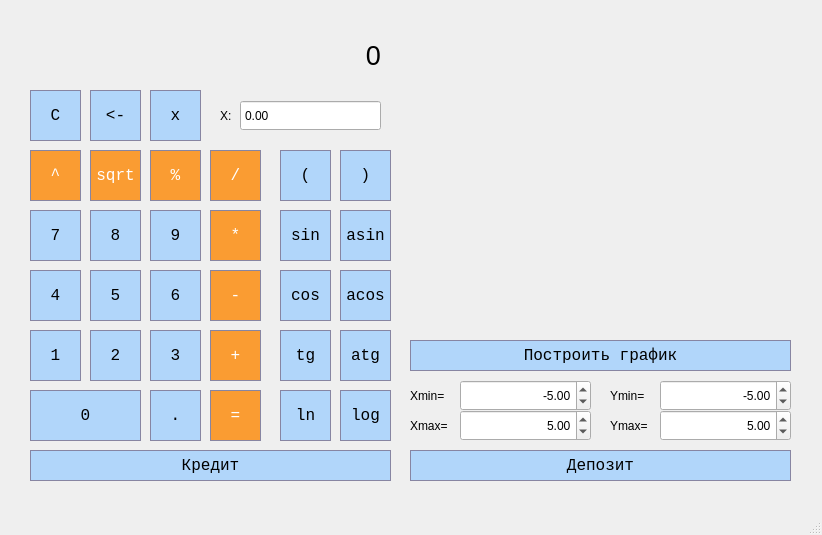
<?xml version="1.0" encoding="UTF-8"?>
<ui version="4.0">
 <class>MainWindow</class>
 <widget class="QMainWindow" name="MainWindow">
  <property name="geometry">
   <rect>
    <x>0</x>
    <y>0</y>
    <width>822</width>
    <height>535</height>
   </rect>
  </property>
  <property name="windowTitle">
   <string>MainWindow</string>
  </property>
  <widget class="QWidget" name="centralwidget">
   <widget class="QLabel" name="label">
    <property name="geometry">
     <rect>
      <x>30</x>
      <y>20</y>
      <width>351</width>
      <height>71</height>
     </rect>
    </property>
    <property name="font">
     <font>
      <pointsize>20</pointsize>
     </font>
    </property>
    <property name="styleSheet">
     <string notr="true"/>
    </property>
    <property name="text">
     <string>0</string>
    </property>
    <property name="alignment">
     <set>Qt::AlignRight|Qt::AlignTrailing|Qt::AlignVCenter</set>
    </property>
   </widget>
   <widget class="QPushButton" name="Button_parenthesis_left">
    <property name="geometry">
     <rect>
      <x>280</x>
      <y>150</y>
      <width>51</width>
      <height>51</height>
     </rect>
    </property>
    <property name="styleSheet">
     <string notr="true">QPushButton {
	border: 1px solid #8785a2;
	background-color:  qlineargradient(x1: 0, y1: 0, x2: 0, y2: 1, stop: 0 #b1d6fa, stop: 1 #b1d6fa);
	font: 16px Courier New;

	color: black;
}

 QPushButton:pressed {
     background-color: qlineargradient(x1: 0, y1: 0, x2: 0, y2: 1, stop: 0 #54a7f7, stop: 1 #54a7f7);
 }</string>
    </property>
    <property name="text">
     <string>(</string>
    </property>
   </widget>
   <widget class="QPushButton" name="Button_parenthesis_right">
    <property name="geometry">
     <rect>
      <x>340</x>
      <y>150</y>
      <width>51</width>
      <height>51</height>
     </rect>
    </property>
    <property name="styleSheet">
     <string notr="true">QPushButton {
	border: 1px solid #8785a2;
	background-color:  qlineargradient(x1: 0, y1: 0, x2: 0, y2: 1, stop: 0 #b1d6fa, stop: 1 #b1d6fa);
	font: 16px Courier New;

	color: black;
}

 QPushButton:pressed {
     background-color: qlineargradient(x1: 0, y1: 0, x2: 0, y2: 1, stop: 0 #54a7f7, stop: 1 #54a7f7);
 }</string>
    </property>
    <property name="text">
     <string>)</string>
    </property>
   </widget>
   <widget class="QPushButton" name="Button_remainder">
    <property name="geometry">
     <rect>
      <x>150</x>
      <y>150</y>
      <width>51</width>
      <height>51</height>
     </rect>
    </property>
    <property name="styleSheet">
     <string notr="true">QPushButton {
	border: 1px solid #8785a2;
	background-color:  qlineargradient(x1: 0, y1: 0, x2: 0, y2: 1, stop: 0 #fa9c32, stop: 1 #fa9c32);
	font: 16px Courier New;

	color: white;
}

 QPushButton:pressed {
     background-color: qlineargradient(x1: 0, y1: 0, x2: 0, y2: 1, stop: 0 #db6b2a, stop: 1 #db6b2a);
 }</string>
    </property>
    <property name="text">
     <string>%</string>
    </property>
   </widget>
   <widget class="QPushButton" name="Button_division">
    <property name="geometry">
     <rect>
      <x>210</x>
      <y>150</y>
      <width>51</width>
      <height>51</height>
     </rect>
    </property>
    <property name="styleSheet">
     <string notr="true">QPushButton {
	border: 1px solid #8785a2;
	background-color:  qlineargradient(x1: 0, y1: 0, x2: 0, y2: 1, stop: 0 #fa9c32, stop: 1 #fa9c32);
	font: 16px Courier New;

	color: white;
}

 QPushButton:pressed {
     background-color: qlineargradient(x1: 0, y1: 0, x2: 0, y2: 1, stop: 0 #db6b2a, stop: 1 #db6b2a);
 }
</string>
    </property>
    <property name="text">
     <string>/</string>
    </property>
   </widget>
   <widget class="QPushButton" name="Button_multiplication">
    <property name="geometry">
     <rect>
      <x>210</x>
      <y>210</y>
      <width>51</width>
      <height>51</height>
     </rect>
    </property>
    <property name="styleSheet">
     <string notr="true">QPushButton {
	border: 1px solid #8785a2;
	background-color:  qlineargradient(x1: 0, y1: 0, x2: 0, y2: 1, stop: 0 #fa9c32, stop: 1 #fa9c32);
	font: 16px Courier New;

	color: white;
}

 QPushButton:pressed {
     background-color: qlineargradient(x1: 0, y1: 0, x2: 0, y2: 1, stop: 0 #db6b2a, stop: 1 #db6b2a);
 }
</string>
    </property>
    <property name="text">
     <string>*</string>
    </property>
   </widget>
   <widget class="QPushButton" name="Button_9">
    <property name="geometry">
     <rect>
      <x>150</x>
      <y>210</y>
      <width>51</width>
      <height>51</height>
     </rect>
    </property>
    <property name="styleSheet">
     <string notr="true">QPushButton {
	border: 1px solid #8785a2;
	background-color:  qlineargradient(x1: 0, y1: 0, x2: 0, y2: 1, stop: 0 #b1d6fa, stop: 1 #b1d6fa);
	font: 16px Courier New;

	color: black;
}

 QPushButton:pressed {
     background-color: qlineargradient(x1: 0, y1: 0, x2: 0, y2: 1, stop: 0 #54a7f7, stop: 1 #54a7f7);
 }
</string>
    </property>
    <property name="text">
     <string>9</string>
    </property>
   </widget>
   <widget class="QPushButton" name="Button_7">
    <property name="geometry">
     <rect>
      <x>30</x>
      <y>210</y>
      <width>51</width>
      <height>51</height>
     </rect>
    </property>
    <property name="styleSheet">
     <string notr="true">QPushButton {
	border: 1px solid #8785a2;
	background-color:  qlineargradient(x1: 0, y1: 0, x2: 0, y2: 1, stop: 0 #b1d6fa, stop: 1 #b1d6fa);
	font: 16px Courier New;

	color: black;
}

 QPushButton:pressed {
     background-color: qlineargradient(x1: 0, y1: 0, x2: 0, y2: 1, stop: 0 #54a7f7, stop: 1 #54a7f7);
 }
</string>
    </property>
    <property name="text">
     <string>7</string>
    </property>
   </widget>
   <widget class="QPushButton" name="Button_8">
    <property name="geometry">
     <rect>
      <x>90</x>
      <y>210</y>
      <width>51</width>
      <height>51</height>
     </rect>
    </property>
    <property name="styleSheet">
     <string notr="true">QPushButton {
	border: 1px solid #8785a2;
	background-color:  qlineargradient(x1: 0, y1: 0, x2: 0, y2: 1, stop: 0 #b1d6fa, stop: 1 #b1d6fa);
	font: 16px Courier New;

	color: black;
}

 QPushButton:pressed {
     background-color: qlineargradient(x1: 0, y1: 0, x2: 0, y2: 1, stop: 0 #54a7f7, stop: 1 #54a7f7);
 }
</string>
    </property>
    <property name="text">
     <string>8</string>
    </property>
   </widget>
   <widget class="QPushButton" name="Button_5">
    <property name="geometry">
     <rect>
      <x>90</x>
      <y>270</y>
      <width>51</width>
      <height>51</height>
     </rect>
    </property>
    <property name="styleSheet">
     <string notr="true">QPushButton {
	border: 1px solid #8785a2;
	background-color:  qlineargradient(x1: 0, y1: 0, x2: 0, y2: 1, stop: 0 #b1d6fa, stop: 1 #b1d6fa);
	font: 16px Courier New;

	color: black;
}

 QPushButton:pressed {
     background-color: qlineargradient(x1: 0, y1: 0, x2: 0, y2: 1, stop: 0 #54a7f7, stop: 1 #54a7f7);
 }
</string>
    </property>
    <property name="text">
     <string>5</string>
    </property>
   </widget>
   <widget class="QPushButton" name="Button_6">
    <property name="geometry">
     <rect>
      <x>150</x>
      <y>270</y>
      <width>51</width>
      <height>51</height>
     </rect>
    </property>
    <property name="styleSheet">
     <string notr="true">QPushButton {
	border: 1px solid #8785a2;
	background-color:  qlineargradient(x1: 0, y1: 0, x2: 0, y2: 1, stop: 0 #b1d6fa, stop: 1 #b1d6fa);
	font: 16px Courier New;

	color: black;
}

 QPushButton:pressed {
     background-color: qlineargradient(x1: 0, y1: 0, x2: 0, y2: 1, stop: 0 #54a7f7, stop: 1 #54a7f7);
 }
</string>
    </property>
    <property name="text">
     <string>6</string>
    </property>
   </widget>
   <widget class="QPushButton" name="Button_min">
    <property name="geometry">
     <rect>
      <x>210</x>
      <y>270</y>
      <width>51</width>
      <height>51</height>
     </rect>
    </property>
    <property name="styleSheet">
     <string notr="true">QPushButton {
	border: 1px solid #8785a2;
	background-color:  qlineargradient(x1: 0, y1: 0, x2: 0, y2: 1, stop: 0 #fa9c32, stop: 1 #fa9c32);
	font: 16px Courier New;

	color: white;
}

 QPushButton:pressed {
     background-color: qlineargradient(x1: 0, y1: 0, x2: 0, y2: 1, stop: 0 #db6b2a, stop: 1 #db6b2a);
 }
</string>
    </property>
    <property name="text">
     <string>-</string>
    </property>
   </widget>
   <widget class="QPushButton" name="Button_4">
    <property name="geometry">
     <rect>
      <x>30</x>
      <y>270</y>
      <width>51</width>
      <height>51</height>
     </rect>
    </property>
    <property name="styleSheet">
     <string notr="true">QPushButton {
	border: 1px solid #8785a2;
	background-color:  qlineargradient(x1: 0, y1: 0, x2: 0, y2: 1, stop: 0 #b1d6fa, stop: 1 #b1d6fa);
	font: 16px Courier New;

	color: black;
}

 QPushButton:pressed {
     background-color: qlineargradient(x1: 0, y1: 0, x2: 0, y2: 1, stop: 0 #54a7f7, stop: 1 #54a7f7);
 }
</string>
    </property>
    <property name="text">
     <string>4</string>
    </property>
   </widget>
   <widget class="QPushButton" name="Button_1">
    <property name="geometry">
     <rect>
      <x>30</x>
      <y>330</y>
      <width>51</width>
      <height>51</height>
     </rect>
    </property>
    <property name="styleSheet">
     <string notr="true">QPushButton {
	border: 1px solid #8785a2;
	background-color:  qlineargradient(x1: 0, y1: 0, x2: 0, y2: 1, stop: 0 #b1d6fa, stop: 1 #b1d6fa);
	font: 16px Courier New;

	color: black;
}

 QPushButton:pressed {
     background-color: qlineargradient(x1: 0, y1: 0, x2: 0, y2: 1, stop: 0 #54a7f7, stop: 1 #54a7f7);
 }
</string>
    </property>
    <property name="text">
     <string>1</string>
    </property>
   </widget>
   <widget class="QPushButton" name="Button_2">
    <property name="geometry">
     <rect>
      <x>90</x>
      <y>330</y>
      <width>51</width>
      <height>51</height>
     </rect>
    </property>
    <property name="styleSheet">
     <string notr="true">QPushButton {
	border: 1px solid #8785a2;
	background-color:  qlineargradient(x1: 0, y1: 0, x2: 0, y2: 1, stop: 0 #b1d6fa, stop: 1 #b1d6fa);
	font: 16px Courier New;

	color: black;
}

 QPushButton:pressed {
     background-color: qlineargradient(x1: 0, y1: 0, x2: 0, y2: 1, stop: 0 #54a7f7, stop: 1 #54a7f7);
 }
</string>
    </property>
    <property name="text">
     <string>2</string>
    </property>
   </widget>
   <widget class="QPushButton" name="Button_plus">
    <property name="geometry">
     <rect>
      <x>210</x>
      <y>330</y>
      <width>51</width>
      <height>51</height>
     </rect>
    </property>
    <property name="styleSheet">
     <string notr="true">QPushButton {
	border: 1px solid #8785a2;
	background-color:  qlineargradient(x1: 0, y1: 0, x2: 0, y2: 1, stop: 0 #fa9c32, stop: 1 #fa9c32);
	font: 16px Courier New;

	color: white;
}

 QPushButton:pressed {
     background-color: qlineargradient(x1: 0, y1: 0, x2: 0, y2: 1, stop: 0 #db6b2a, stop: 1 #db6b2a);
 }
</string>
    </property>
    <property name="text">
     <string>+</string>
    </property>
   </widget>
   <widget class="QPushButton" name="Button_3">
    <property name="geometry">
     <rect>
      <x>150</x>
      <y>330</y>
      <width>51</width>
      <height>51</height>
     </rect>
    </property>
    <property name="styleSheet">
     <string notr="true">QPushButton {
	border: 1px solid #8785a2;
	background-color:  qlineargradient(x1: 0, y1: 0, x2: 0, y2: 1, stop: 0 #b1d6fa, stop: 1 #b1d6fa);
	font: 16px Courier New;

	color: black;
}

 QPushButton:pressed {
     background-color: qlineargradient(x1: 0, y1: 0, x2: 0, y2: 1, stop: 0 #54a7f7, stop: 1 #54a7f7);
 }
</string>
    </property>
    <property name="text">
     <string>3</string>
    </property>
   </widget>
   <widget class="QPushButton" name="Button_point">
    <property name="geometry">
     <rect>
      <x>150</x>
      <y>390</y>
      <width>51</width>
      <height>51</height>
     </rect>
    </property>
    <property name="styleSheet">
     <string notr="true">QPushButton {
	border: 1px solid #8785a2;
	background-color:  qlineargradient(x1: 0, y1: 0, x2: 0, y2: 1, stop: 0 #b1d6fa, stop: 1 #b1d6fa);
	font: 16px Courier New;

	color: black;
}

 QPushButton:pressed {
     background-color: qlineargradient(x1: 0, y1: 0, x2: 0, y2: 1, stop: 0 #54a7f7, stop: 1 #54a7f7);
 }
</string>
    </property>
    <property name="text">
     <string>.</string>
    </property>
   </widget>
   <widget class="QPushButton" name="pushButton_credit">
    <property name="geometry">
     <rect>
      <x>30</x>
      <y>450</y>
      <width>361</width>
      <height>31</height>
     </rect>
    </property>
    <property name="styleSheet">
     <string notr="true">QPushButton {
	border: 1px solid #8785a2;
	background-color:  qlineargradient(x1: 0, y1: 0, x2: 0, y2: 1, stop: 0 #b1d6fa, stop: 1 #b1d6fa);
	font: 16px Courier New;

	color: black;
}

 QPushButton:pressed {
     background-color: qlineargradient(x1: 0, y1: 0, x2: 0, y2: 1, stop: 0 #54a7f7, stop: 1 #54a7f7);
 }
</string>
    </property>
    <property name="text">
     <string>Кредит</string>
    </property>
   </widget>
   <widget class="QPushButton" name="Button_0">
    <property name="geometry">
     <rect>
      <x>30</x>
      <y>390</y>
      <width>111</width>
      <height>51</height>
     </rect>
    </property>
    <property name="styleSheet">
     <string notr="true">QPushButton {
	border: 1px solid #8785a2;
	background-color:  qlineargradient(x1: 0, y1: 0, x2: 0, y2: 1, stop: 0 #b1d6fa, stop: 1 #b1d6fa);
	font: 16px Courier New;

	color: black;
}

 QPushButton:pressed {
     background-color: qlineargradient(x1: 0, y1: 0, x2: 0, y2: 1, stop: 0 #54a7f7, stop: 1 #54a7f7);
 }
</string>
    </property>
    <property name="text">
     <string>0</string>
    </property>
   </widget>
   <widget class="QPushButton" name="Button_equals">
    <property name="geometry">
     <rect>
      <x>210</x>
      <y>390</y>
      <width>51</width>
      <height>51</height>
     </rect>
    </property>
    <property name="styleSheet">
     <string notr="true">QPushButton {
	border: 1px solid #8785a2;
	background-color:  qlineargradient(x1: 0, y1: 0, x2: 0, y2: 1, stop: 0 #fa9c32, stop: 1 #fa9c32);
	font: 16px Courier New;

	color: white;
}

 QPushButton:pressed {
     background-color: qlineargradient(x1: 0, y1: 0, x2: 0, y2: 1, stop: 0 #db6b2a, stop: 1 #db6b2a);
 }
</string>
    </property>
    <property name="text">
     <string>=</string>
    </property>
   </widget>
   <widget class="QPushButton" name="Button_log">
    <property name="geometry">
     <rect>
      <x>340</x>
      <y>390</y>
      <width>51</width>
      <height>51</height>
     </rect>
    </property>
    <property name="styleSheet">
     <string notr="true">QPushButton {
	border: 1px solid #8785a2;
	background-color:  qlineargradient(x1: 0, y1: 0, x2: 0, y2: 1, stop: 0 #b1d6fa, stop: 1 #b1d6fa);
	font: 16px Courier New;

	color: black;
}

 QPushButton:pressed {
     background-color: qlineargradient(x1: 0, y1: 0, x2: 0, y2: 1, stop: 0 #54a7f7, stop: 1 #54a7f7);
 }</string>
    </property>
    <property name="text">
     <string>log</string>
    </property>
   </widget>
   <widget class="QPushButton" name="Button_tg">
    <property name="geometry">
     <rect>
      <x>280</x>
      <y>330</y>
      <width>51</width>
      <height>51</height>
     </rect>
    </property>
    <property name="styleSheet">
     <string notr="true">QPushButton {
	border: 1px solid #8785a2;
	background-color:  qlineargradient(x1: 0, y1: 0, x2: 0, y2: 1, stop: 0 #b1d6fa, stop: 1 #b1d6fa);
	font: 16px Courier New;

	color: black;
}

 QPushButton:pressed {
     background-color: qlineargradient(x1: 0, y1: 0, x2: 0, y2: 1, stop: 0 #54a7f7, stop: 1 #54a7f7);
 }</string>
    </property>
    <property name="text">
     <string>tg</string>
    </property>
   </widget>
   <widget class="QPushButton" name="Button_ln">
    <property name="geometry">
     <rect>
      <x>280</x>
      <y>390</y>
      <width>51</width>
      <height>51</height>
     </rect>
    </property>
    <property name="styleSheet">
     <string notr="true">QPushButton {
	border: 1px solid #8785a2;
	background-color:  qlineargradient(x1: 0, y1: 0, x2: 0, y2: 1, stop: 0 #b1d6fa, stop: 1 #b1d6fa);
	font: 16px Courier New;

	color: black;
}

 QPushButton:pressed {
     background-color: qlineargradient(x1: 0, y1: 0, x2: 0, y2: 1, stop: 0 #54a7f7, stop: 1 #54a7f7);
 }</string>
    </property>
    <property name="text">
     <string>ln</string>
    </property>
   </widget>
   <widget class="QPushButton" name="Button_radical">
    <property name="geometry">
     <rect>
      <x>90</x>
      <y>150</y>
      <width>51</width>
      <height>51</height>
     </rect>
    </property>
    <property name="styleSheet">
     <string notr="true">QPushButton {
	border: 1px solid #8785a2;
	background-color:  qlineargradient(x1: 0, y1: 0, x2: 0, y2: 1, stop: 0 #fa9c32, stop: 1 #fa9c32);
	font: 16px Courier New;

	color: white;
}

 QPushButton:pressed {
     background-color: qlineargradient(x1: 0, y1: 0, x2: 0, y2: 1, stop: 0 #db6b2a, stop: 1 #db6b2a);
 }</string>
    </property>
    <property name="text">
     <string>sqrt</string>
    </property>
   </widget>
   <widget class="QPushButton" name="Button_acos">
    <property name="geometry">
     <rect>
      <x>340</x>
      <y>270</y>
      <width>51</width>
      <height>51</height>
     </rect>
    </property>
    <property name="styleSheet">
     <string notr="true">QPushButton {
	border: 1px solid #8785a2;
	background-color:  qlineargradient(x1: 0, y1: 0, x2: 0, y2: 1, stop: 0 #b1d6fa, stop: 1 #b1d6fa);
	font: 16px Courier New;

	color: black;
}

 QPushButton:pressed {
     background-color: qlineargradient(x1: 0, y1: 0, x2: 0, y2: 1, stop: 0 #54a7f7, stop: 1 #54a7f7);
 }</string>
    </property>
    <property name="text">
     <string>acos</string>
    </property>
   </widget>
   <widget class="QPushButton" name="Button_cos">
    <property name="geometry">
     <rect>
      <x>280</x>
      <y>270</y>
      <width>51</width>
      <height>51</height>
     </rect>
    </property>
    <property name="styleSheet">
     <string notr="true">QPushButton {
	border: 1px solid #8785a2;
	background-color:  qlineargradient(x1: 0, y1: 0, x2: 0, y2: 1, stop: 0 #b1d6fa, stop: 1 #b1d6fa);
	font: 16px Courier New;

	color: black;
}

 QPushButton:pressed {
     background-color: qlineargradient(x1: 0, y1: 0, x2: 0, y2: 1, stop: 0 #54a7f7, stop: 1 #54a7f7);
 }</string>
    </property>
    <property name="text">
     <string>cos</string>
    </property>
   </widget>
   <widget class="QPushButton" name="Button_atg">
    <property name="geometry">
     <rect>
      <x>340</x>
      <y>330</y>
      <width>51</width>
      <height>51</height>
     </rect>
    </property>
    <property name="styleSheet">
     <string notr="true">QPushButton {
	border: 1px solid #8785a2;
	background-color:  qlineargradient(x1: 0, y1: 0, x2: 0, y2: 1, stop: 0 #b1d6fa, stop: 1 #b1d6fa);
	font: 16px Courier New;

	color: black;
}

 QPushButton:pressed {
     background-color: qlineargradient(x1: 0, y1: 0, x2: 0, y2: 1, stop: 0 #54a7f7, stop: 1 #54a7f7);
 }</string>
    </property>
    <property name="text">
     <string>atg</string>
    </property>
   </widget>
   <widget class="QPushButton" name="Button_sin">
    <property name="geometry">
     <rect>
      <x>280</x>
      <y>210</y>
      <width>51</width>
      <height>51</height>
     </rect>
    </property>
    <property name="styleSheet">
     <string notr="true">QPushButton {
	border: 1px solid #8785a2;
	background-color:  qlineargradient(x1: 0, y1: 0, x2: 0, y2: 1, stop: 0 #b1d6fa, stop: 1 #b1d6fa);
	font: 16px Courier New;

	color: black;
}

 QPushButton:pressed {
     background-color: qlineargradient(x1: 0, y1: 0, x2: 0, y2: 1, stop: 0 #54a7f7, stop: 1 #54a7f7);
 }</string>
    </property>
    <property name="text">
     <string>sin</string>
    </property>
   </widget>
   <widget class="QPushButton" name="Button_exponent">
    <property name="geometry">
     <rect>
      <x>30</x>
      <y>150</y>
      <width>51</width>
      <height>51</height>
     </rect>
    </property>
    <property name="styleSheet">
     <string notr="true">QPushButton {
	border: 1px solid #8785a2;
	background-color:  qlineargradient(x1: 0, y1: 0, x2: 0, y2: 1, stop: 0 #fa9c32, stop: 1 #fa9c32);
	font: 16px Courier New;

	color: white;
}

 QPushButton:pressed {
     background-color: qlineargradient(x1: 0, y1: 0, x2: 0, y2: 1, stop: 0 #db6b2a, stop: 1 #db6b2a);
 }</string>
    </property>
    <property name="text">
     <string>^</string>
    </property>
   </widget>
   <widget class="QPushButton" name="Button_asin">
    <property name="geometry">
     <rect>
      <x>340</x>
      <y>210</y>
      <width>51</width>
      <height>51</height>
     </rect>
    </property>
    <property name="styleSheet">
     <string notr="true">QPushButton {
	border: 1px solid #8785a2;
	background-color:  qlineargradient(x1: 0, y1: 0, x2: 0, y2: 1, stop: 0 #b1d6fa, stop: 1 #b1d6fa);
	font: 16px Courier New;

	color: black;
}

 QPushButton:pressed {
     background-color: qlineargradient(x1: 0, y1: 0, x2: 0, y2: 1, stop: 0 #54a7f7, stop: 1 #54a7f7);
 }</string>
    </property>
    <property name="text">
     <string>asin</string>
    </property>
   </widget>
   <widget class="QPushButton" name="Button_clear">
    <property name="geometry">
     <rect>
      <x>30</x>
      <y>90</y>
      <width>51</width>
      <height>51</height>
     </rect>
    </property>
    <property name="styleSheet">
     <string notr="true">QPushButton {
	border: 1px solid #8785a2;
	background-color:  qlineargradient(x1: 0, y1: 0, x2: 0, y2: 1, stop: 0 #b1d6fa, stop: 1 #b1d6fa);
	font: 16px Courier New;

	color: black;
}

 QPushButton:pressed {
     background-color: qlineargradient(x1: 0, y1: 0, x2: 0, y2: 1, stop: 0 #54a7f7, stop: 1 #54a7f7);
 }</string>
    </property>
    <property name="text">
     <string>C</string>
    </property>
   </widget>
   <widget class="QPushButton" name="Button_delit">
    <property name="geometry">
     <rect>
      <x>90</x>
      <y>90</y>
      <width>51</width>
      <height>51</height>
     </rect>
    </property>
    <property name="styleSheet">
     <string notr="true">QPushButton {
	border: 1px solid #8785a2;
	background-color:  qlineargradient(x1: 0, y1: 0, x2: 0, y2: 1, stop: 0 #b1d6fa, stop: 1 #b1d6fa);
	font: 16px Courier New;

	color: black;
}

 QPushButton:pressed {
     background-color: qlineargradient(x1: 0, y1: 0, x2: 0, y2: 1, stop: 0 #54a7f7, stop: 1 #54a7f7);
 }</string>
    </property>
    <property name="text">
     <string>&lt;-</string>
    </property>
   </widget>
   <widget class="QPushButton" name="Button_X">
    <property name="geometry">
     <rect>
      <x>150</x>
      <y>90</y>
      <width>51</width>
      <height>51</height>
     </rect>
    </property>
    <property name="font">
     <font>
      <family>Courier New</family>
      <pointsize>-1</pointsize>
      <italic>false</italic>
      <bold>false</bold>
     </font>
    </property>
    <property name="styleSheet">
     <string notr="true">QPushButton {
	border: 1px solid #8785a2;
	background-color:  qlineargradient(x1: 0, y1: 0, x2: 0, y2: 1, stop: 0 #b1d6fa, stop: 1 #b1d6fa);
	font: 16px Courier New;

	color: black;
}

 QPushButton:pressed {
     background-color: qlineargradient(x1: 0, y1: 0, x2: 0, y2: 1, stop: 0 #54a7f7, stop: 1 #54a7f7);
 }</string>
    </property>
    <property name="text">
     <string>x</string>
    </property>
   </widget>
   <widget class="QCustomPlot" name="widget" native="true">
    <property name="geometry">
     <rect>
      <x>410</x>
      <y>10</y>
      <width>381</width>
      <height>321</height>
     </rect>
    </property>
   </widget>
   <widget class="QDoubleSpinBox" name="Xmin">
    <property name="geometry">
     <rect>
      <x>460</x>
      <y>380</y>
      <width>131</width>
      <height>31</height>
     </rect>
    </property>
    <property name="alignment">
     <set>Qt::AlignRight|Qt::AlignTrailing|Qt::AlignVCenter</set>
    </property>
    <property name="minimum">
     <double>-100000.000000000000000</double>
    </property>
    <property name="maximum">
     <double>100000.000000000000000</double>
    </property>
    <property name="value">
     <double>-5.000000000000000</double>
    </property>
   </widget>
   <widget class="QDoubleSpinBox" name="Xmax">
    <property name="geometry">
     <rect>
      <x>460</x>
      <y>410</y>
      <width>131</width>
      <height>31</height>
     </rect>
    </property>
    <property name="alignment">
     <set>Qt::AlignRight|Qt::AlignTrailing|Qt::AlignVCenter</set>
    </property>
    <property name="minimum">
     <double>-100000.000000000000000</double>
    </property>
    <property name="maximum">
     <double>100000.000000000000000</double>
    </property>
    <property name="value">
     <double>5.000000000000000</double>
    </property>
   </widget>
   <widget class="QDoubleSpinBox" name="Ymax">
    <property name="geometry">
     <rect>
      <x>660</x>
      <y>410</y>
      <width>131</width>
      <height>31</height>
     </rect>
    </property>
    <property name="alignment">
     <set>Qt::AlignRight|Qt::AlignTrailing|Qt::AlignVCenter</set>
    </property>
    <property name="minimum">
     <double>-100000.000000000000000</double>
    </property>
    <property name="maximum">
     <double>100000.000000000000000</double>
    </property>
    <property name="value">
     <double>5.000000000000000</double>
    </property>
   </widget>
   <widget class="QDoubleSpinBox" name="doubleSpinBox_5">
    <property name="geometry">
     <rect>
      <x>660</x>
      <y>380</y>
      <width>131</width>
      <height>31</height>
     </rect>
    </property>
    <property name="alignment">
     <set>Qt::AlignRight|Qt::AlignTrailing|Qt::AlignVCenter</set>
    </property>
    <property name="minimum">
     <double>-100000.000000000000000</double>
    </property>
    <property name="maximum">
     <double>100000.000000000000000</double>
    </property>
    <property name="value">
     <double>-5.000000000000000</double>
    </property>
   </widget>
   <widget class="QLabel" name="label_2">
    <property name="geometry">
     <rect>
      <x>220</x>
      <y>100</y>
      <width>31</width>
      <height>31</height>
     </rect>
    </property>
    <property name="text">
     <string>X:</string>
    </property>
   </widget>
   <widget class="QLabel" name="label_3">
    <property name="geometry">
     <rect>
      <x>410</x>
      <y>380</y>
      <width>41</width>
      <height>31</height>
     </rect>
    </property>
    <property name="text">
     <string>Xmin=</string>
    </property>
   </widget>
   <widget class="QLabel" name="label_4">
    <property name="geometry">
     <rect>
      <x>410</x>
      <y>410</y>
      <width>41</width>
      <height>31</height>
     </rect>
    </property>
    <property name="text">
     <string>Xmax=</string>
    </property>
   </widget>
   <widget class="QLabel" name="label_5">
    <property name="geometry">
     <rect>
      <x>610</x>
      <y>410</y>
      <width>41</width>
      <height>31</height>
     </rect>
    </property>
    <property name="text">
     <string>Ymax=</string>
    </property>
   </widget>
   <widget class="QLabel" name="label_6">
    <property name="geometry">
     <rect>
      <x>610</x>
      <y>380</y>
      <width>41</width>
      <height>31</height>
     </rect>
    </property>
    <property name="text">
     <string>Ymin=</string>
    </property>
   </widget>
   <widget class="QPushButton" name="pushButton">
    <property name="geometry">
     <rect>
      <x>410</x>
      <y>340</y>
      <width>381</width>
      <height>31</height>
     </rect>
    </property>
    <property name="styleSheet">
     <string notr="true">QPushButton {
	border: 1px solid #8785a2;
	background-color:  qlineargradient(x1: 0, y1: 0, x2: 0, y2: 1, stop: 0 #b1d6fa, stop: 1 #b1d6fa);
	font: 16px Courier New;

	color: black;
}

 QPushButton:pressed {
     background-color: qlineargradient(x1: 0, y1: 0, x2: 0, y2: 1, stop: 0 #54a7f7, stop: 1 #54a7f7);
 }
</string>
    </property>
    <property name="text">
     <string>Построить график</string>
    </property>
   </widget>
   <widget class="QDoubleSpinBox" name="doubleSpinBox">
    <property name="enabled">
     <bool>true</bool>
    </property>
    <property name="geometry">
     <rect>
      <x>240</x>
      <y>100</y>
      <width>141</width>
      <height>31</height>
     </rect>
    </property>
    <property name="mouseTracking">
     <bool>false</bool>
    </property>
    <property name="tabletTracking">
     <bool>false</bool>
    </property>
    <property name="contextMenuPolicy">
     <enum>Qt::DefaultContextMenu</enum>
    </property>
    <property name="acceptDrops">
     <bool>false</bool>
    </property>
    <property name="frame">
     <bool>true</bool>
    </property>
    <property name="buttonSymbols">
     <enum>QAbstractSpinBox::NoButtons</enum>
    </property>
    <property name="keyboardTracking">
     <bool>true</bool>
    </property>
    <property name="prefix">
     <string/>
    </property>
   </widget>
   <widget class="QPushButton" name="pushButton_debit">
    <property name="geometry">
     <rect>
      <x>410</x>
      <y>450</y>
      <width>381</width>
      <height>31</height>
     </rect>
    </property>
    <property name="styleSheet">
     <string notr="true">QPushButton {
	border: 1px solid #8785a2;
	background-color:  qlineargradient(x1: 0, y1: 0, x2: 0, y2: 1, stop: 0 #b1d6fa, stop: 1 #b1d6fa);
	font: 16px Courier New;

	color: black;
}

 QPushButton:pressed {
     background-color: qlineargradient(x1: 0, y1: 0, x2: 0, y2: 1, stop: 0 #54a7f7, stop: 1 #54a7f7);
 }
</string>
    </property>
    <property name="text">
     <string>Депозит</string>
    </property>
   </widget>
  </widget>
  <widget class="QMenuBar" name="menubar">
   <property name="geometry">
    <rect>
     <x>0</x>
     <y>0</y>
     <width>822</width>
     <height>22</height>
    </rect>
   </property>
  </widget>
  <widget class="QStatusBar" name="statusbar"/>
 </widget>
 <customwidgets>
  <customwidget>
   <class>QCustomPlot</class>
   <extends>QWidget</extends>
   <header>qcustomplot.h</header>
   <container>1</container>
  </customwidget>
 </customwidgets>
 <resources/>
 <connections/>
</ui>
